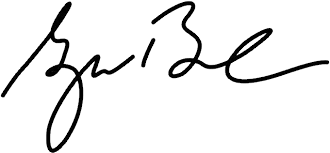
#> input picture Image_Procesing/3weeks/_signature.png, 330 x 153 px
$ python program3-4.py
#> lines starting #> are read from the running program, lines starting #| are printed output that depends on the picture; after the words box and inside, x2 and y2 are one past the last pixel; in counts of white or black regions, pixels touching at a corner belong together
import cv2
import cv2 as cv
import numpy as np
import matplotlib.pyplot as plt

img = cv.imread('_signature.png', cv2.IMREAD_UNCHANGED)
#> img is the input picture: shape (153, 330, 3); min 0, max 255, mean 236.1
t, bin_img = cv.threshold(img[:,:,2], 0, 255, cv.THRESH_BINARY+cv.THRESH_OTSU)
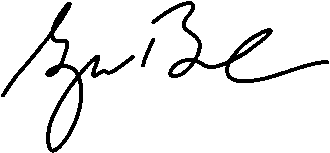
#> bin_img: shape (153, 330); 92.5% white; 3 black regions, box (x1, y1, x2, y2) and area: (1, 2, 135, 153) 1968, (151, 1, 329, 83) 1697, (141, 38, 155, 67) 121
#> t = 133


plt.imshow(bin_img, cmap='gray')
plt.xticks([])
plt.yticks([])
plt.show()

b = bin_img[bin_img.shape[0]//2:bin_img.shape[0],0:bin_img.shape[0]//2+1]
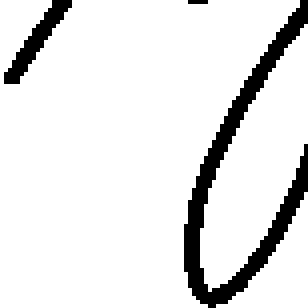
#> b: shape (77, 77) (shown 4 times larger); 89.7% white; 3 black regions (1 under 20 px), largest, box (x1, y1, x2, y2) and area: (46, 0, 77, 77) 502, (1, 0, 18, 21) 102
plt.imshow(b, cmap='gray')
plt.xticks([])
plt.yticks([])
plt.show()

se = np.uint8([[0,0,1,0,0],
               [0,1,1,1,0],
               [1,1,1,1,1],
               [0,1,1,1,0],
               [0,0,1,0,0]])

b_dilation = cv.dilate(b, se, iterations=1)
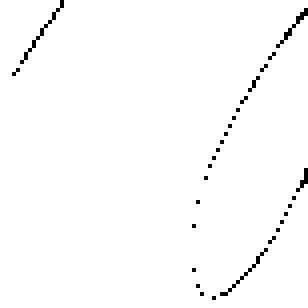
#> b_dilation: shape (77, 77) (shown 4 times larger); 98.6% white; black in thin lines or dots

plt.imshow(b_dilation,cmap='gray')
plt.xticks([])
plt.yticks([])
plt.show()

b_erosion = cv.erode(b, se, iterations=1)
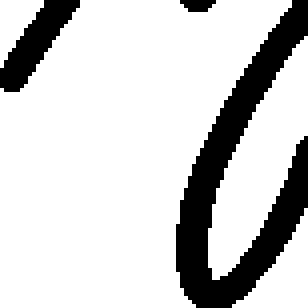
#> b_erosion: shape (77, 77) (shown 4 times larger); 80.8% white; 3 black regions, box (x1, y1, x2, y2) and area: (44, 0, 77, 77) 926, (0, 0, 20, 23) 193, (45, 0, 54, 3) 21
plt.imshow(b_erosion, cmap='gray')
plt.xticks([])
plt.yticks([])
plt.show()

b_closing = cv.erode(cv.dilate(b, se, iterations=1), se, iterations=1)
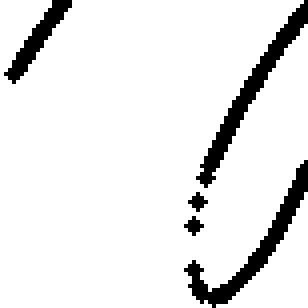
#> b_closing: shape (77, 77) (shown 4 times larger); 91.1% white; 5 black regions (2 under 20 px), largest, box (x1, y1, x2, y2) and area: (49, 0, 77, 47) 204, (46, 40, 77, 77) 199, (1, 0, 18, 21) 98
plt.imshow(b_closing, cmap='gray')
plt.xticks([])
plt.yticks([])
plt.show()
